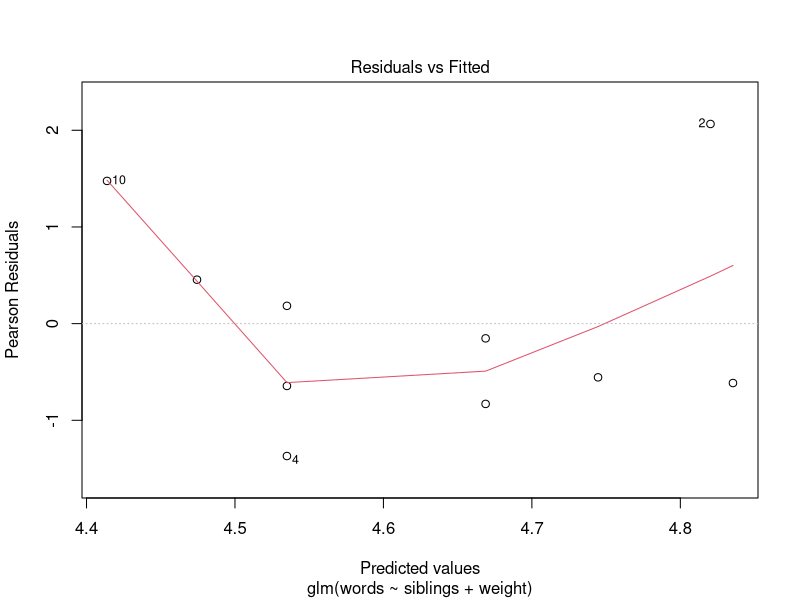
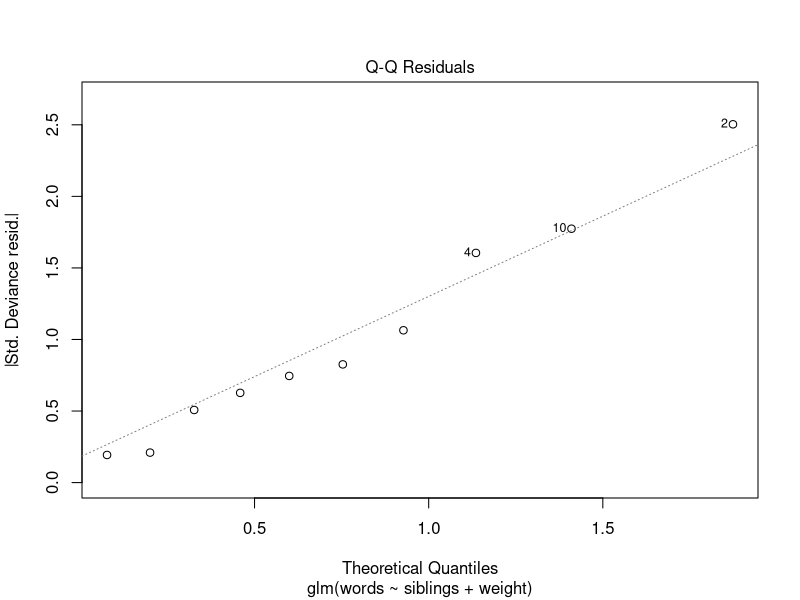
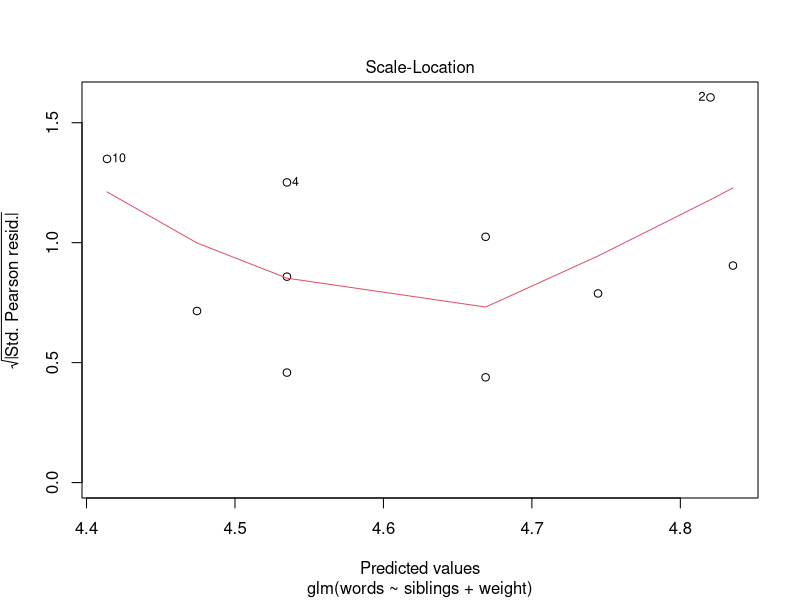
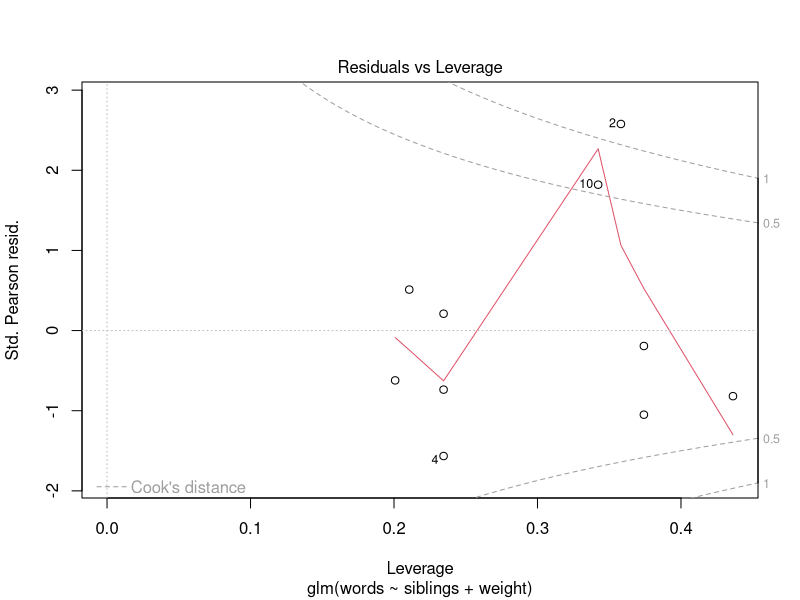

Write R code to recreate these figures, in order. (Note: this script raises an error after producing the figures.)
#############################################################
#
#           STAT6090:GENERALISED LINEAR MODELS
#                   COMPUTER WORKSHOP 3
#                          2021/22
#
#############################################################

########################################################
########################################################
#
# 2. POISSON REGRESSION MODEL 
#         
########################################################
########################################################

########################################################
# 2.1 Words spoken by an 18 month old
########################################################


#####entering the data
words <- c(92,147,105,80,95,87,119,98,109,96)
weight <- c(30,75,25,50,50,50,80,25,50,10)
siblings <- c(0,1,1,0,0,0,1,1,1,0)

# Model with only an intercept
mod.null <- glm(words~1, family="poisson")
summary(mod.null)

# What is the expected value of the number of words under the null model?
exp(mod.null$coefficients)
# alternatively use the fitted values under the model produced by \textit{R}
mod.null$fitted.values

# Model that includes the siblings variable
mod.siblings <- glm(words~siblings, family="poisson")
summary(mod.siblings)

# Is the variable siblings significant in predicting the number of words?
# check the Z test for the variable
# What is expected increase in the number of words due to having siblings? Use the following command to answer the question
exp(mod.siblings$coefficients[2])

# Model including both the sibling and weight variables
mod.sw <- glm(words~siblings+weight, family="poisson")
sum_mod.sw <- summary(mod.sw)
anova(mod.siblings, mod.sw, test="LRT")

#profile likelihood
confint(mod.sw)

plot(mod.sw)

exp(mod.sw$coefficients[1])
exp(mod.sw$coefficients[2])
exp(mod.sw$coefficients[3])
exp(predict(mod.sw, data.frame(siblings = c(0,0), weight = c(50,75))))
exp(mod.sw$coefficients[1] + mod.sw$coefficients[3] * 50)
exp(mod.sw$coefficients[1] + mod.sw$coefficients[3] * 75)

exp(mod.sw$coefficients[2]) - qnorm(0.05/2, lower.tail = FALSE) * sum_mod.sw$coefficients[2,2]
exp(mod.sw$coefficients[2]) + qnorm(0.05/2, lower.tail = FALSE) * sum_mod.sw$coefficients[2,2]

########################################################
# 2.2 Heart valve example
########################################################

#####entering the data
expand.grid(c(1,2), c(1,2))

# Now do the same with character vectors
Table <- expand.grid(c("aortic", "mitral"), c("<55", "55+"))
Table # Note that table with a lower case t is an R function, so it is better 
# to avoid using it as a variable name

# Construct a data frame with the factors, deaths and exposures
Table <- data.frame(Table, deaths=c(4, 1, 7, 9), exposure=c(1259, 2082, 1417, 1647))
Table
names(Table)[1:2] <- c("valve", "age") # Name the factors
Table$rate = Table$deaths/Table$exposure # Add rates to Table

attach(Table)

#model age.valve
mod.age.valve <- glm(deaths ~ valve + age + offset(log(exposure)), 
                       family = "poisson")
summary(mod.age.valve)
#expected death counts
predict(mod.age.valve, type="response")

#expected death rates
(1000/exposure)*predict(mod.age.valve, type="response")

#Rate ratio for valve
exp(coefficients(mod.age.valve)[2])

#deviance statistic
summary(mod.age.valve) # The residual deviance is the L^2 statistic
1-pchisq(3.2225, 1)

# To calculate the X^2 statistic, sum the squares of the Pearson residuals
sum(resid(mod.age.valve, type = "pearson")^2)
1-pchisq(3.115138, 1)

###

#model valve
heart.valve <- glm(deaths ~ valve + offset(log(exposure)), 
                 family = "poisson")
summary(heart.valve)
1-pchisq(9.8857, 2)

#model age
mod.age <- glm(deaths ~ age + offset(log(exposure)), 
                     family = "poisson")
anova(mod.age,mod.age.valve, test="Chisq")
summary(mod.age)
1-pchisq(3.7897, 2)

########################################################
# 2.3 Lung cancer rates example
########################################################

#illustration of function rep
rep(5, 3)
rep(1:3, 3:1) # "1" is repeated 3 times, then "2" twice and then "3" once

########entering the data

city <- factor( rep(c( "1", "2", "3", "4" ), 6 ) )
city # c( "1", "2", "3", "4" ) is repeated 6 times

age <- factor( rep( c("1", "2", "3", "4", "5", "6"), c(4, 4, 4, 4, 4, 4) ) )
age
# The first element of c("1", "2", "3", "4", "5", "6") is repeated 4 times, then
# the second, etc. Note that c(4, 4, 4, 4, 4, 4) could be replaced by rep(4, 6)

# Vector of cancer cases, 1st row, 2nd row, etc
cancer.cases <- c(11, 13, 4, 5, 11, 6, 8, 7, 11, 15, 7, 10, 10, 10, 11, 14, 11,
                  12, 9, 8, 10, 2, 12, 7)

# Look at cancer cases as a matrix
matrix(cancer.cases, ncol = 4, byrow = T) # T is short for TRUE

# Vector of inhabitants, 1st row, 2nd row, etc
inhabitants <- c(3059, 2879, 3142, 2520, 800, 1083, 1050, 878, 710, 923, 895, 839,
                 581, 834, 702, 631, 509, 634, 535, 539, 605, 782, 659, 619)

# Look at inhabitants as a matrix
matrix(inhabitants,ncol = 4, byrow = T)

#checking margins
rowSums(matrix(cancer.cases, ncol = 4, byrow = T)) # T is short for TRUE
colSums(matrix(cancer.cases, ncol = 4, byrow = T)) # T is short for TRUE

#Observed rates per 1000 as a matrix
round( 
  matrix( (cancer.cases/inhabitants)*1000,ncol = 4, byrow = T ), 
  2)

############ fitting sequence of models

# CONSTANT RATES MODEL
lung.constant <- glm( cancer.cases ~ offset( log(inhabitants) ), family = "poisson" )
summary(lung.constant)

round( matrix( fitted(lung.constant), ncol = 4, byrow = T ), 2 )
round( matrix( ( fitted(lung.constant)/inhabitants )*1000, ncol = 4, byrow = T ), 2 )

  # Calculate X^2 in two different ways
sum( residuals(lung.constant, type = "pearson")^2 )
sum( ( cancer.cases-fitted(lung.constant) )^2 / fitted(lung.constant) )

# AGE EFFECTS MODEL
lung.age <- glm( cancer.cases ~ age + offset( log(inhabitants) ), family = "poisson" )
summary( lung.age)

round( matrix(fitted(lung.age), ncol = 4, byrow = T ), 2 )
round( matrix( (fitted(lung.age)/inhabitants)*1000, ncol = 4, byrow = T ), 2 )

X2.age <- sum(residuals(lung.age,type="pearson")^2); X2.age
1-pchisq(X2.age, 18)

anova(lung.constant, lung.age, test = "Chisq")

# CITY EFFECTS MODEL
lung.city <- glm( cancer.cases ~ city + offset( log(inhabitants) ), family = "poisson" )
summary(lung.city)

X2.city <- sum( residuals(lung.city,type="pearson")^2 ); X2.city

round( matrix( fitted(lung.city), ncol = 4, byrow = T ), 2 )
round( matrix( ( fitted(lung.city)/inhabitants )*1000, ncol = 4, byrow = T ), 2 )

# Compare the constant model with the city effects model

anova(lung.constant, lung.city, test = "Chisq")

# ADDITIVE EFFECTS MODEL, intercept and age1 = 0 and city1 = 0
lung.age.city <- glm( cancer.cases ~ age + city +
                                   offset( log(inhabitants) ), family = "poisson" )
summary(lung.age.city)

round( matrix( fitted(lung.age.city), ncol = 4, byrow = T ), 2 )
round( matrix( ( fitted(lung.age.city)/inhabitants )*1000, ncol=4,
               byrow=T ), 2 )

anova(lung.age, lung.age.city,test = "Chisq")

# SATURATED MODEL

lung.saturated1 <- glm( cancer.cases ~ age * city + offset( log(inhabitants) ),
                        family = "poisson" )
summary(lung.saturated1, corr = F)

round( matrix( fitted(lung.saturated1), ncol = 4, byrow = T ), 2 )
round( matrix( ( fitted(lung.saturated1)/inhabitants )*1000, ncol = 4, byrow = T ), 2 )

# We can compare each model with the saturated model

anova(lung.constant, lung.saturated1, test = "Chisq")
anova(lung.city, lung.saturated1, test = "Chisq")
anova(lung.age, lung.saturated1, test = "Chisq")
anova(lung.additive.intercept1, lung.saturated1, test = "Chisq")


########################################################
# 3 Loglinear models
########################################################

# As the factor values repeat, it is more practical to enter the data using the
# expand.grid function to create a data frame
# LETTERS[1:6] are the first 6 capital letters, i.e., A, B, C, D, E, F
berk.data <- expand.grid( admit = c( "yes", "no" ),
                          sex=c( "male", "female" ), dept = LETTERS[1:6] )
berk.data

# Build a data frame by combining the existing data frame with a vector of counts
berk.data <- cbind.data.frame(berk.data, count = c(512, 313, 89, 19, 353, 207, 17,
                                                   8, 120, 205, 202, 391,138, 279, 131, 244, 53,138, 94, 299, 22, 351, 24, 317 ))
berk.data

# Note that expand.grid automatically defines admit, sex and dept as factors with
# the levels ordered as given rather than alphabetically
attributes(berk.data$admit) 
attributes(berk.data$sex) 
attributes(berk.data$dept)

# Display the counts in an array format
berk.table <- array(berk.data$count, dim = c(2,2,6), 
                    dimnames = list(admit=c("yes","no"),sex=c("male","female"),
                                    dept=LETTERS[1:6]))
berk.table



######################################
# Mutual independence model
######################################

fit.mutual <- glm( count ~ admit + sex + dept, family = poisson, data=berk.data)
summary( fit.mutual) 


######################################
# Joint independence model 
######################################


fit.sa <- glm( count ~ sex + admit + dept + sex:admit, family = poisson, data=berk.data)
summary(fit.sa)

#Instead of indicating all the terms in this model, you could fit the same model 
#specifying only the generating class 
fit.sa <- glm( count ~ sex*admit+dept, family = poisson, data=berk.data)
summary(fit.sa)


fit.da <- glm( count ~ admit + sex + dept + dept:admit, family = poisson, data=berk.data)
summary(fit.da)

fit.ds <- glm( count ~ admit + sex + dept + dept:sex, family = poisson, data=berk.data)
summary(fit.ds)


######################################
#Conditional independence models
######################################

fit.ds.da <- glm( count ~ dept*sex + dept*admit, family = poisson, data=berk.data)
summary(fit.ds.da)

fit.ds.sa <- glm( count ~ dept*sex + sex*admit, family = poisson, data=berk.data)
summary( fit.ds.sa)

fit.sa.da <- glm( count ~ sex*admit + dept*admit, family = poisson, data=berk.data)
summary( fit.sa.da )

######################################
# Homogeneous association model
######################################

fit.all.pairs <- glm( count ~ (sex + dept + admit)^2, family = poisson, data=berk.data)
summary(fit.all.pairs)


######################################
# Saturated model
######################################


fit.saturated<- glm(count ~ dept*sex*admit, family = poisson, data=berk.data)
summary( fit.saturated)

fitted.saturated<- array(fitted(fit.saturated), dim = c(2,2,6), dimnames=dimnames(berk.table))
#notice that the saturated model fits perfectly the data!
fitted.saturated - berk.table


######################################
# Deviance table
######################################


dev.mod <- function(model){
  temp <- anova(model, fit.saturated, test = "LRT")
  c(round(temp$Deviance[2],2),temp$Df[2])
}

res <- NULL
models <- c("fit.all.pairs","fit.ds.sa","fit.sa.da","fit.ds.da","fit.da", "fit.ds","fit.sa","fit.mutual")
#models <- c(fit.all.pairs,fit.ds.sa,fit.sa.da,fit.ds.da,fit.da, fit.ds,fit.sa,fit.mutual)
for (i in 1:length(models))
  res <- rbind(res,dev.mod(get(models[i])))

res <- data.frame(models, res)
colnames(res) <- c("Model", "Deviance", "Df")
res

######################################
# Residual diagnostics
######################################


# Reconsider the model of sex & admission conditionally independent given department
# Investigate lack of fit using residual diagnostics
# As R does not calculate those automatically, we will first calculate 
# the pearson residuals and then divide them by the leverage h

pearson.resids <- residuals( fit.ds.da, type = "pearson" )
h <- lm.influence( fit.ds.da )$hat
adj.residuals <- pearson.resids / sqrt( 1 - h )
round(array(adj.residuals, dim = c(2,2,6), dimnames = dimnames(berk.table)),2)


# Calculate observed odds ratios for each department
or <- matrix(NA,6,1)
for(i in 1:6) or[i] <-  berk.table[1,1,i] * berk.table[2,2,i] /
                       (berk.table[1,2,i] * berk.table[2,1,i]) 
or


# Create new dataset excluding department A
berk.data.new <- berk.data[berk.data$dept!="A",]
# Fit the model SEX & ADMISSION CONDITIONALLY INDEPENDENT, GIVEN DEPARTMENT
# dept*sex + dept*admit = dept*(sex + admit) MODEL
fit.ds.da.new <- glm( count ~ dept*sex + dept*admit,
                      family = poisson , data=berk.data.new)
summary( fit.ds.da.new)
fit.saturated.new<- glm( count ~ dept*sex*admit, family = poisson, data=berk.data.new )
summary( fit.saturated.new )
anova(fit.ds.da.new,fit.saturated.new, test="LRT")


#Understanding the association between sex, admissions and department (B-F) 
obs <- array( berk.data.new$count, dim = c(2,2,5), dimnames =
                list(admit=c( "yes", "no" ), sex=c( "male", "female" ), 
                     dept=LETTERS[2:6]))
prop.table(apply(obs,c(1,3),sum),2) # Conditional distribution of admission given department
prop.table(apply(obs,c(2,3),sum),2) # Conditional distribution of sex given department
prop.table(apply(obs,c(1,2),sum),2) # Conditional distribution of admissions given sex
